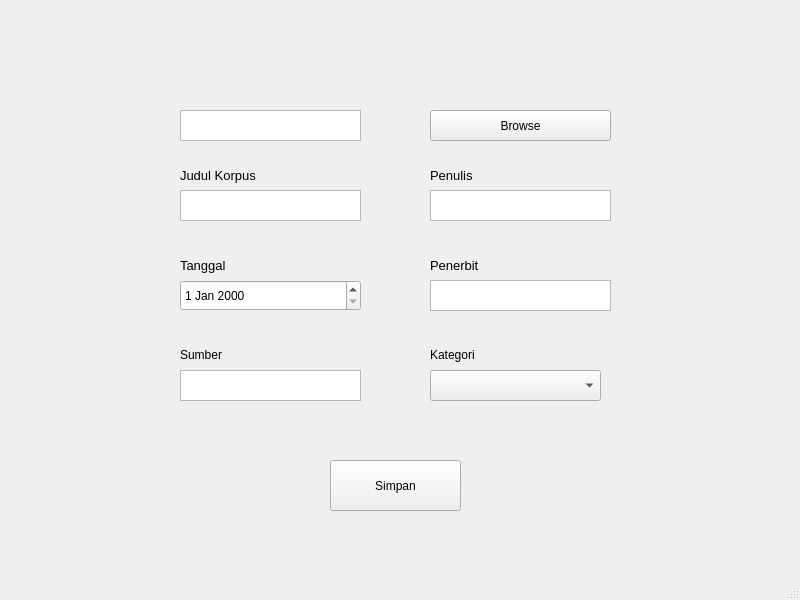
<?xml version="1.0" encoding="UTF-8"?>
<ui version="4.0">
 <class>inputWindow</class>
 <widget class="QMainWindow" name="inputWindow">
  <property name="geometry">
   <rect>
    <x>0</x>
    <y>0</y>
    <width>800</width>
    <height>600</height>
   </rect>
  </property>
  <property name="windowTitle">
   <string>MainWindow</string>
  </property>
  <widget class="QWidget" name="centralwidget">
   <widget class="QTextEdit" name="textEdit_2">
    <property name="geometry">
     <rect>
      <x>180</x>
      <y>190</y>
      <width>181</width>
      <height>31</height>
     </rect>
    </property>
    <property name="maximumSize">
     <size>
      <width>431</width>
      <height>16777215</height>
     </size>
    </property>
    <property name="html">
     <string>&lt;!DOCTYPE HTML PUBLIC &quot;-//W3C//DTD HTML 4.0//EN&quot; &quot;http://www.w3.org/TR/REC-html40/strict.dtd&quot;&gt;
&lt;html&gt;&lt;head&gt;&lt;meta name=&quot;qrichtext&quot; content=&quot;1&quot; /&gt;&lt;style type=&quot;text/css&quot;&gt;
p, li { white-space: pre-wrap; }
&lt;/style&gt;&lt;/head&gt;&lt;body style=&quot; font-family:'MS Shell Dlg 2'; font-size:8.25pt; font-weight:400; font-style:normal;&quot;&gt;
&lt;p style=&quot;-qt-paragraph-type:empty; margin-top:0px; margin-bottom:0px; margin-left:0px; margin-right:0px; -qt-block-indent:0; text-indent:0px;&quot;&gt;&lt;br /&gt;&lt;/p&gt;&lt;/body&gt;&lt;/html&gt;</string>
    </property>
   </widget>
   <widget class="QTextEdit" name="textEdit_3">
    <property name="geometry">
     <rect>
      <x>430</x>
      <y>190</y>
      <width>181</width>
      <height>31</height>
     </rect>
    </property>
    <property name="maximumSize">
     <size>
      <width>431</width>
      <height>16777215</height>
     </size>
    </property>
    <property name="html">
     <string>&lt;!DOCTYPE HTML PUBLIC &quot;-//W3C//DTD HTML 4.0//EN&quot; &quot;http://www.w3.org/TR/REC-html40/strict.dtd&quot;&gt;
&lt;html&gt;&lt;head&gt;&lt;meta name=&quot;qrichtext&quot; content=&quot;1&quot; /&gt;&lt;style type=&quot;text/css&quot;&gt;
p, li { white-space: pre-wrap; }
&lt;/style&gt;&lt;/head&gt;&lt;body style=&quot; font-family:'MS Shell Dlg 2'; font-size:8.25pt; font-weight:400; font-style:normal;&quot;&gt;
&lt;p style=&quot;-qt-paragraph-type:empty; margin-top:0px; margin-bottom:0px; margin-left:0px; margin-right:0px; -qt-block-indent:0; text-indent:0px;&quot;&gt;&lt;br /&gt;&lt;/p&gt;&lt;/body&gt;&lt;/html&gt;</string>
    </property>
   </widget>
   <widget class="QDateEdit" name="dateEdit">
    <property name="geometry">
     <rect>
      <x>180</x>
      <y>280</y>
      <width>181</width>
      <height>31</height>
     </rect>
    </property>
   </widget>
   <widget class="QTextEdit" name="textEdit_4">
    <property name="geometry">
     <rect>
      <x>180</x>
      <y>370</y>
      <width>181</width>
      <height>31</height>
     </rect>
    </property>
    <property name="maximumSize">
     <size>
      <width>431</width>
      <height>16777215</height>
     </size>
    </property>
    <property name="html">
     <string>&lt;!DOCTYPE HTML PUBLIC &quot;-//W3C//DTD HTML 4.0//EN&quot; &quot;http://www.w3.org/TR/REC-html40/strict.dtd&quot;&gt;
&lt;html&gt;&lt;head&gt;&lt;meta name=&quot;qrichtext&quot; content=&quot;1&quot; /&gt;&lt;style type=&quot;text/css&quot;&gt;
p, li { white-space: pre-wrap; }
&lt;/style&gt;&lt;/head&gt;&lt;body style=&quot; font-family:'MS Shell Dlg 2'; font-size:8.25pt; font-weight:400; font-style:normal;&quot;&gt;
&lt;p style=&quot;-qt-paragraph-type:empty; margin-top:0px; margin-bottom:0px; margin-left:0px; margin-right:0px; -qt-block-indent:0; text-indent:0px;&quot;&gt;&lt;br /&gt;&lt;/p&gt;&lt;/body&gt;&lt;/html&gt;</string>
    </property>
   </widget>
   <widget class="QTextEdit" name="textEdit_5">
    <property name="geometry">
     <rect>
      <x>430</x>
      <y>280</y>
      <width>181</width>
      <height>31</height>
     </rect>
    </property>
    <property name="maximumSize">
     <size>
      <width>431</width>
      <height>16777215</height>
     </size>
    </property>
    <property name="html">
     <string>&lt;!DOCTYPE HTML PUBLIC &quot;-//W3C//DTD HTML 4.0//EN&quot; &quot;http://www.w3.org/TR/REC-html40/strict.dtd&quot;&gt;
&lt;html&gt;&lt;head&gt;&lt;meta name=&quot;qrichtext&quot; content=&quot;1&quot; /&gt;&lt;style type=&quot;text/css&quot;&gt;
p, li { white-space: pre-wrap; }
&lt;/style&gt;&lt;/head&gt;&lt;body style=&quot; font-family:'MS Shell Dlg 2'; font-size:8.25pt; font-weight:400; font-style:normal;&quot;&gt;
&lt;p style=&quot;-qt-paragraph-type:empty; margin-top:0px; margin-bottom:0px; margin-left:0px; margin-right:0px; -qt-block-indent:0; text-indent:0px;&quot;&gt;&lt;br /&gt;&lt;/p&gt;&lt;/body&gt;&lt;/html&gt;</string>
    </property>
   </widget>
   <widget class="QPushButton" name="pushButton">
    <property name="geometry">
     <rect>
      <x>330</x>
      <y>460</y>
      <width>131</width>
      <height>51</height>
     </rect>
    </property>
    <property name="styleSheet">
     <string notr="true">font: 10pt &quot;MS Shell Dlg 2&quot;;</string>
    </property>
    <property name="text">
     <string>Simpan</string>
    </property>
   </widget>
   <widget class="QLabel" name="label_2">
    <property name="geometry">
     <rect>
      <x>180</x>
      <y>160</y>
      <width>91</width>
      <height>31</height>
     </rect>
    </property>
    <property name="text">
     <string>&lt;html&gt;&lt;head/&gt;&lt;body&gt;&lt;p&gt;&lt;span style=&quot; font-size:10pt;&quot;&gt;Judul Korpus&lt;/span&gt;&lt;/p&gt;&lt;/body&gt;&lt;/html&gt;</string>
    </property>
   </widget>
   <widget class="QLabel" name="label_3">
    <property name="geometry">
     <rect>
      <x>430</x>
      <y>160</y>
      <width>91</width>
      <height>31</height>
     </rect>
    </property>
    <property name="text">
     <string>&lt;html&gt;&lt;head/&gt;&lt;body&gt;&lt;p&gt;&lt;span style=&quot; font-size:10pt;&quot;&gt;Penulis&lt;/span&gt;&lt;/p&gt;&lt;/body&gt;&lt;/html&gt;</string>
    </property>
   </widget>
   <widget class="QLabel" name="label_4">
    <property name="geometry">
     <rect>
      <x>180</x>
      <y>250</y>
      <width>91</width>
      <height>31</height>
     </rect>
    </property>
    <property name="text">
     <string>&lt;html&gt;&lt;head/&gt;&lt;body&gt;&lt;p&gt;&lt;span style=&quot; font-size:10pt;&quot;&gt;Tanggal&lt;/span&gt;&lt;/p&gt;&lt;/body&gt;&lt;/html&gt;</string>
    </property>
   </widget>
   <widget class="QLabel" name="label_5">
    <property name="geometry">
     <rect>
      <x>180</x>
      <y>340</y>
      <width>91</width>
      <height>31</height>
     </rect>
    </property>
    <property name="text">
     <string>&lt;html&gt;&lt;head/&gt;&lt;body&gt;&lt;p&gt;Sumber&lt;/p&gt;&lt;/body&gt;&lt;/html&gt;</string>
    </property>
   </widget>
   <widget class="QLabel" name="label_6">
    <property name="geometry">
     <rect>
      <x>430</x>
      <y>250</y>
      <width>91</width>
      <height>31</height>
     </rect>
    </property>
    <property name="text">
     <string>&lt;html&gt;&lt;head/&gt;&lt;body&gt;&lt;p&gt;&lt;span style=&quot; font-size:10pt;&quot;&gt;Penerbit&lt;/span&gt;&lt;/p&gt;&lt;/body&gt;&lt;/html&gt;</string>
    </property>
   </widget>
   <widget class="QPushButton" name="pushButton_2">
    <property name="geometry">
     <rect>
      <x>430</x>
      <y>110</y>
      <width>181</width>
      <height>31</height>
     </rect>
    </property>
    <property name="text">
     <string>Browse</string>
    </property>
   </widget>
   <widget class="QComboBox" name="comboBox">
    <property name="geometry">
     <rect>
      <x>430</x>
      <y>370</y>
      <width>171</width>
      <height>31</height>
     </rect>
    </property>
   </widget>
   <widget class="QLabel" name="label_7">
    <property name="geometry">
     <rect>
      <x>430</x>
      <y>340</y>
      <width>91</width>
      <height>31</height>
     </rect>
    </property>
    <property name="text">
     <string>&lt;html&gt;&lt;head/&gt;&lt;body&gt;&lt;p&gt;Kategori&lt;/p&gt;&lt;/body&gt;&lt;/html&gt;</string>
    </property>
   </widget>
   <widget class="QTextEdit" name="textEdit_6">
    <property name="geometry">
     <rect>
      <x>180</x>
      <y>110</y>
      <width>181</width>
      <height>31</height>
     </rect>
    </property>
    <property name="maximumSize">
     <size>
      <width>431</width>
      <height>16777215</height>
     </size>
    </property>
    <property name="html">
     <string>&lt;!DOCTYPE HTML PUBLIC &quot;-//W3C//DTD HTML 4.0//EN&quot; &quot;http://www.w3.org/TR/REC-html40/strict.dtd&quot;&gt;
&lt;html&gt;&lt;head&gt;&lt;meta name=&quot;qrichtext&quot; content=&quot;1&quot; /&gt;&lt;style type=&quot;text/css&quot;&gt;
p, li { white-space: pre-wrap; }
&lt;/style&gt;&lt;/head&gt;&lt;body style=&quot; font-family:'MS Shell Dlg 2'; font-size:8.25pt; font-weight:400; font-style:normal;&quot;&gt;
&lt;p style=&quot;-qt-paragraph-type:empty; margin-top:0px; margin-bottom:0px; margin-left:0px; margin-right:0px; -qt-block-indent:0; text-indent:0px;&quot;&gt;&lt;br /&gt;&lt;/p&gt;&lt;/body&gt;&lt;/html&gt;</string>
    </property>
   </widget>
  </widget>
  <widget class="QStatusBar" name="statusbar"/>
 </widget>
 <resources/>
 <connections/>
</ui>
